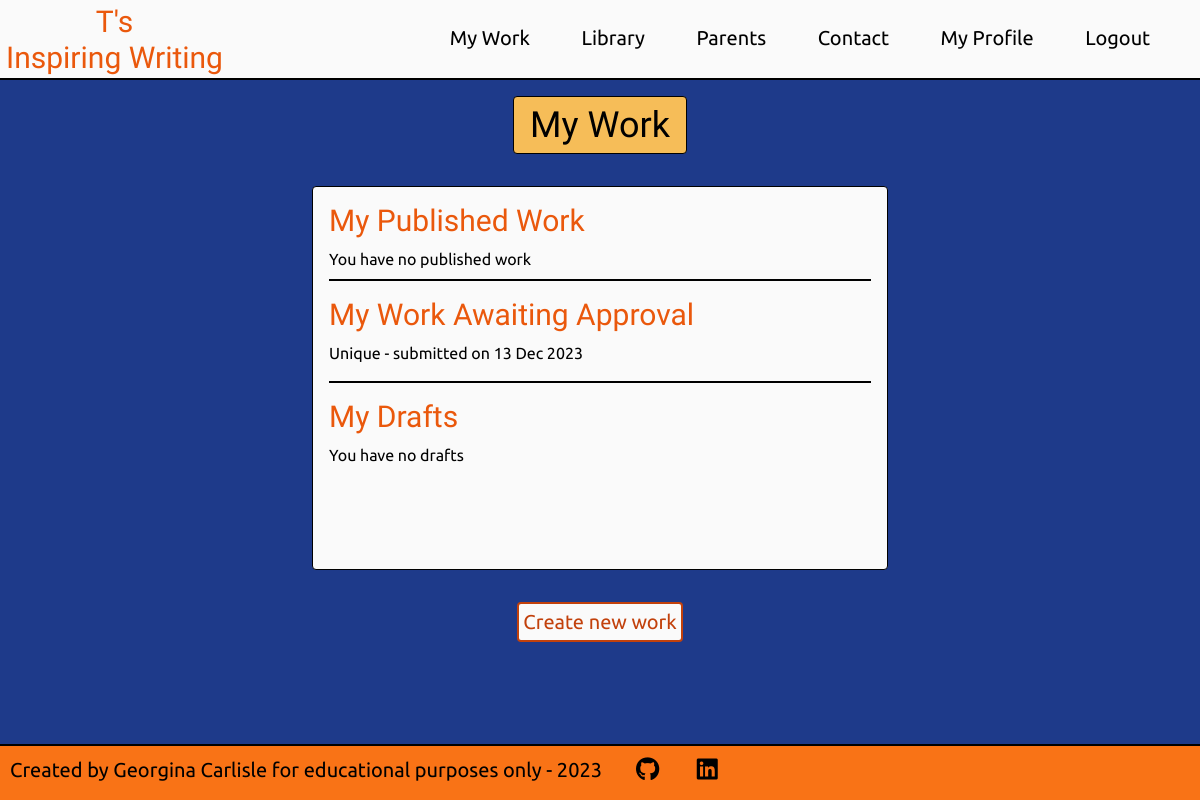
Before: /writing/my_work/3 (signed in) with the older database file.
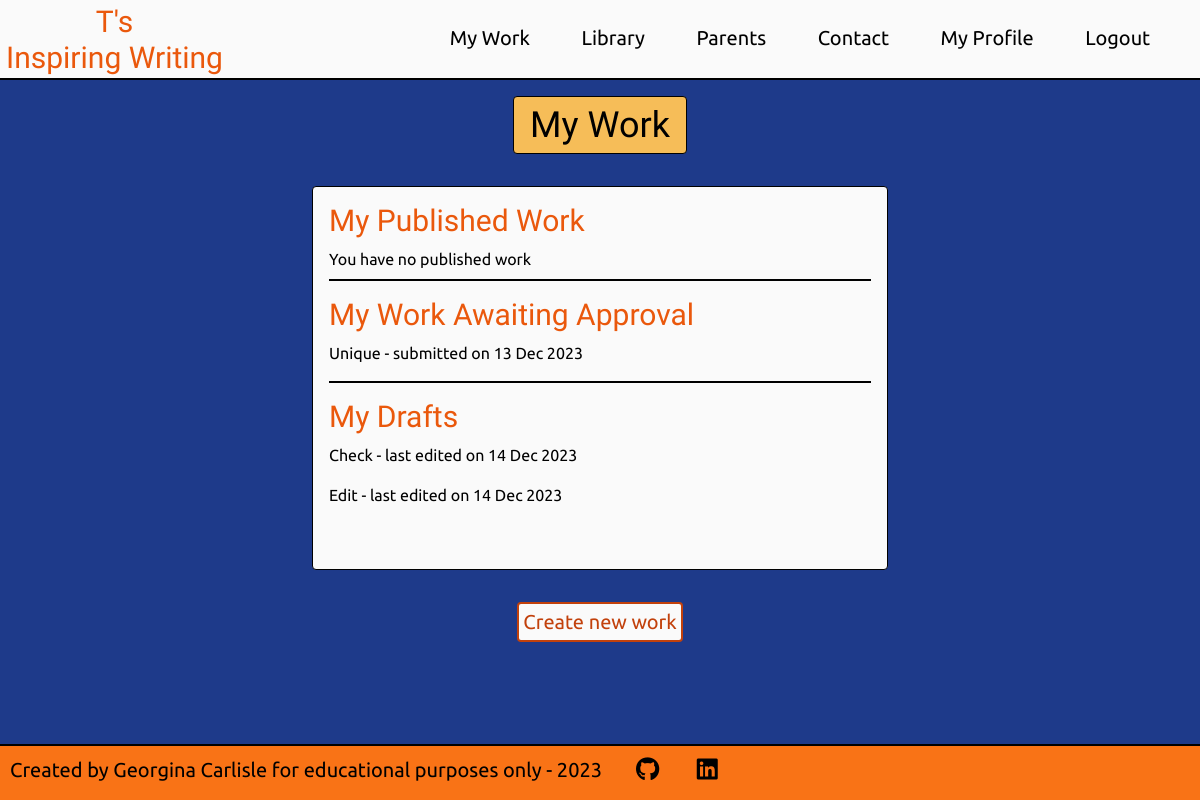
After: the same page with the newer database file.
### users/models.py (models this page shows, shortened)
class User(AbstractBaseUser, PermissionsMixin):
    __name__ = 'CustomUser'
    validUsername = RegexValidator(
        r'^[a-zA-Z ]+$', 'Only letters and spaces are allowed in your Pen name')
    validFirstName = RegexValidator(
        r'^[a-zA-Z ]+$',
        'Only letters and spaces are allowed in your First name')
    validSecondName = RegexValidator(
        r'^[a-zA-Z ]+$',
        'Only letters and spaces are allowed in your Second name')
    username = models.CharField(
        max_length=20, unique=True, validators=[validUsername])
    age = models.IntegerField(
        validators=[MinValueValidator(8), MaxValueValidator(12),],)
    first_name = models.CharField(max_length=12, validators=[validFirstName])
    last_name = models.CharField(max_length=20, validators=[validSecondName])
    email = models.EmailField(max_length=320)
    consent = models.BooleanField(default=False)
    join_date = models.DateTimeField(default=timezone.now)
    is_staff = models.BooleanField(default=False)
    is_admin = models.BooleanField(default=False)
    is_active = models.BooleanField(default=True)
    is_superuser = models.BooleanField(default=False)
    objects = CustomAccountManager()
    USERNAME_FIELD = 'username'
    REQUIRED_FIELDS = ['email', 'first_name', 'last_name']

### writing/models.py (models this page shows, shortened)
class Writing(models.Model):
    title = models.CharField(max_length=50, unique=True)
    slug = models.SlugField(max_length=100, unique=True)
    author = models.ForeignKey(User, on_delete=models.CASCADE, related_name="writing")
    body = models.TextField()
    updated_on = models.DateTimeField(auto_now=True)
    pending_approval = models.BooleanField(default=False)
    date_submitted = models.DateTimeField(null=True, blank=True)
    approved = models.BooleanField(default=False)
    date_approved = models.DateTimeField(null=True, blank=True)
    failed_approval = models.BooleanField(default=False)
    date_failed = models.DateTimeField(null=True, blank=True)
    reason_failed = models.TextField(null=True, blank=True)
    featured = models.BooleanField(default=False)
    class Meta:
        ordering = ['-date_approved']

### writing/views.py (the view)
# urls.py: path('my_work/<int:user_id>', views.my_writing_view, name='my_work'),
@login_required
def my_writing_view(request, user_id):
    if request.user.id != user_id:
        messages.error(request, 'You have been returned to your account home page, \
                       as you were trying to access a page you are not authorised to view.')
        return redirect('account_home')
    context = {}
    user = User.objects.get(id=user_id)
    work = user.writing.all()
    published_work = work.filter(approved = True).order_by('-date_approved')
    awaiting_approval = work.filter(pending_approval = True).order_by('-date_submitted')
    failed_approval = work.filter(failed_approval = True).order_by('-date_failed')
    draft = work.filter(approved = False, pending_approval = False).order_by('-updated_on')
    context['published_work'] = published_work
    context['awaiting_approval'] = awaiting_approval
    context['failed_approval'] = failed_approval
    context['drafts'] = draft
    return render(request, 'my_work.html', context)

### writing/templates/my_work.html (shortened to what this page needs)
{% extends 'base.html' %}
{% load static %}
{% block content %}
<div class="bg-blue-900 h-full pb-4 pt-16 lg:pt-20">
    {% include 'my_work_title.html' %}
    <div class="flex justify-center mt-4">
        <div class="border border-black rounded bg-zinc-50 p-4 relative w-11/12 sm:max-w-xl h-96 overflow-auto">
            <div class="mb-4 border-b-2 border-black">
                <h2 class="text-2xl lg:text-3xl mb-2 font-title text-orange-600">
                    My Published Work
                </h2>
                {% if published_work %}
                {% for work in published_work %}
                <p class="mb-4">
                    <a href="{% url 'view' work.id %}"
                    title="View writing">
                    {{ work.title }}</a>
                    <span>- published on {{ work.date_approved|date:"d M Y" }}</span>
                </p>
                {% endfor %}
                {% else %}
                <p class="mb-2">You have no published work</p>
                {% endif %}
            </div>
            <div class="mb-4 border-b-2 border-black">
                <h2 class="text-2xl lg:text-3xl mb-2 font-title text-orange-600">
                    My Work Awaiting Approval
                </h2>
                {% if awaiting_approval %}
                {% for work in awaiting_approval %}
                <p class="mb-4">
                    <a href="{% url 'edit' work.id %}"
                    title="View writing">
                    {{ work.title }}</a>
                    <span>- submitted on {{ work.date_submitted|date:"d M Y" }}</span>
                </p>
                {% endfor %}
                {% else %}
                <p>You have no work awaiting approval</p>
                {% endif %}
            </div>
            <div>
                <h2 class="text-2xl lg:text-3xl mb-2 font-title text-orange-600">
                    My Drafts
                </h2>
                {% if drafts %}
                {% for work in drafts %}
                <p class="mb-4">
                    <a href="{% url 'edit' work.id %}"
                    title="View and edit writing">
                    {{ work.title }}</a>
                    <span>- last edited on {{ work.updated_on|date:"d M Y" }}</span>
                </p>
                {% endfor %}
                {% else %}
                <p class="mb-2">You have no drafts</p>
                {% endif %}
            </div>
        </div>
    </div>
    <div class="flex justify-center mt-2">
        <a class="p-1 mt-6 rounded border-orange-700 border-2 border-solid bg-zinc-50 hover:bg-orange-700 text-orange-700 hover:text-white text-lg md:text-xl hover:cursor-pointer w-fit"
            href="{% url 'create' %}">
            Create new work
        </a>
    </div>
</div>
{% endblock%}

### templates/base.html (shortened to what this page needs)
{% load compress %} {% load static %}
<!DOCTYPE html>
<html lang="en">
  <head>
    {% compress css %}
    <link rel="stylesheet" href="{% static 'src/output.css' %}" />
    {% endcompress %}
  </head>
  <body class="flex flex-col h-screen">
    {% if request.user.is_authenticated %}
    {% include 'account_header.html' %} {% else %}
    {% include 'header.html' %} {% endif %}
    <main class="grow font-body">{% block content %} {% endblock %}</main>
    {% include 'footer.html' %}
  </body>
</html>

### templates/account_header.html (shortened to what this page needs)
{% load static %}
<header>
  <div
    class="fixed top-0 z-10 grid grid-cols-4 md:grid-cols-6 xl:grid-cols-6 h-16 lg:h-20 w-full border-b-2 border-black bg-zinc-50"
  >
    <div class="flex justify-start col-span-3 sm:col-span-2">
      <div class="p-1.5 lg:py-1">
        <a
          class="inline-block text-center w-full font-title text-2xl lg:text-3xl leading-none text-orange-600 hover:text-black hover:cursor-pointer"
          href="{% url 'account_home' %}"
          aria-label="return to the home page"
        >
          {% if user.username %}
          <p>{{ user.username }}'s</p>
          <p>Inspiring Writing</p>
          {% endif %}
        </a>
      </div>
    </div>
    <nav class="col-span-1 md:col-span-4 p-5 lg:p-6 font-body">
      <ul class="hidden md:flex flex-row justify-around lg:text-xl">
        <li class="hover:font-bold hover:cursor-pointer">
          <a href="{% url 'my_work' user.id %}">My Work</a>
        </li>
        <li class="hover:font-bold hover:cursor-pointer">
          <a>Library</a>
        </li>
        <li class="hover:font-bold hover:cursor-pointer">
          <a>Parents</a>
        </li>
        <li class="hover:font-bold hover:cursor-pointer">
          <a>Contact</a>
        </li>
        <li class="hover:font-bold hover:cursor-pointer">
          <a>My Profile</a>
        </li>
        <li class="hover:font-bold hover:cursor-pointer">
          <a href="{% url 'logout' %}">Logout</a>
        </li>
      </ul>
    </nav>
  </div>
</header>

### writing/templates/my_work_title.html
<div class="flex justify-center h-fit">
    <div class="text-center px-4 py-2 bg-horange my-4 h-fit rounded border border-black">
        <h1 class="text-3xl md:text-4xl font-title text-black">
            My Work
        </h1>
    </div>
</div>

### templates/footer.html (shortened to what this page needs)
{% load static %}
<footer>
    <div class="flex font-body p-2 h-11 md:h-14 border-t-2 border-black bg-orange-500">
        <p class="p-0.5 md:text-xl"><span class="hidden sm:inline">Created by </span>Georgina Carlisle <span class="hidden sm:inline">for educational purposes only </span> -  2023</p>
        <span class="ml-8 text-xl md:text-2xl">
            <a href="https://github.com/GeorginaCarlisle"
            target="_blank"
            rel="noopener"
            aria-label="Visit my GitHub profile (opens in a new tab)"
            class="mr-8">
            <i class="fa-brands fa-github hover:text-zinc-50"></i>
            </a>
            <a href="https://www.linkedin.com/in/georgina-carlisle-617b58268"
            target="_blank"
            rel="noopener"
            aria-label="Visit my linkedin profile (opens in a new tab)">
            <i class="fa-brands fa-linkedin hover:text-zinc-50"></i>
            </a>
        </span>
    </div>
  </footer>

Changed rows visible on the page:
added Writing: title "Check", updated_on "14 Dec 2023", shown under "My Drafts"
added Writing: title "Edit", updated_on "14 Dec 2023", shown under "My Drafts"
Other visible differences:
text no longer shown: "You have no drafts"
